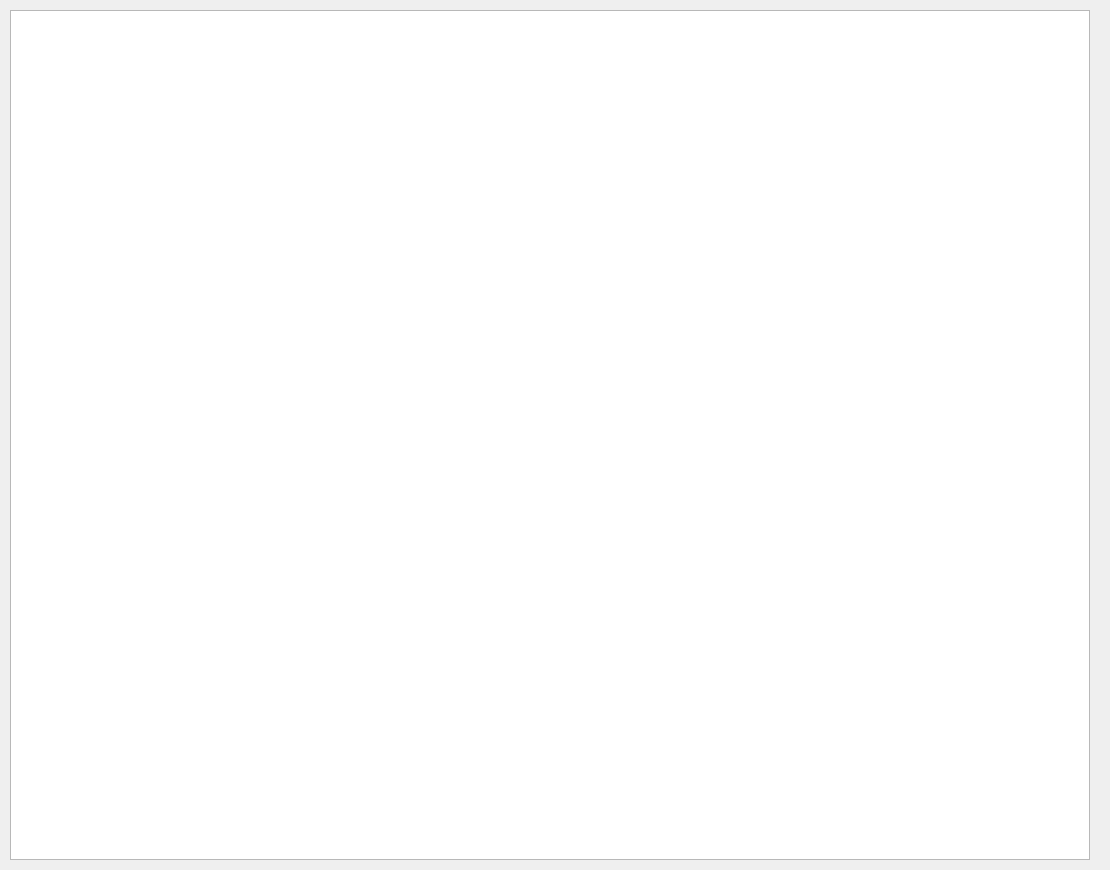
<?xml version="1.0" encoding="UTF-8"?>
<ui version="4.0">
 <class>ChessTableWindow</class>
 <widget class="QMainWindow" name="ChessTableWindow">
  <property name="geometry">
   <rect>
    <x>0</x>
    <y>0</y>
    <width>1110</width>
    <height>870</height>
   </rect>
  </property>
  <property name="windowTitle">
   <string>MainWindow</string>
  </property>
  <widget class="QWidget" name="centralwidget">
   <layout class="QHBoxLayout" name="horizontalLayout">
    <property name="spacing">
     <number>10</number>
    </property>
    <property name="leftMargin">
     <number>10</number>
    </property>
    <property name="topMargin">
     <number>10</number>
    </property>
    <property name="rightMargin">
     <number>10</number>
    </property>
    <property name="bottomMargin">
     <number>10</number>
    </property>
    <item>
     <widget class="QTextEdit" name="movesTextEdit">
      <property name="sizePolicy">
       <sizepolicy hsizetype="Minimum" vsizetype="Minimum">
        <horstretch>0</horstretch>
        <verstretch>0</verstretch>
       </sizepolicy>
      </property>
      <property name="minimumSize">
       <size>
        <width>20</width>
        <height>500</height>
       </size>
      </property>
     </widget>
    </item>
    <item>
     <spacer name="horizontalSpacer">
      <property name="orientation">
       <enum>Qt::Horizontal</enum>
      </property>
      <property name="sizeType">
       <enum>QSizePolicy::Minimum</enum>
      </property>
      <property name="sizeHint" stdset="0">
       <size>
        <width>10</width>
        <height>10</height>
       </size>
      </property>
     </spacer>
    </item>
   </layout>
  </widget>
 </widget>
 <resources/>
 <connections/>
</ui>
